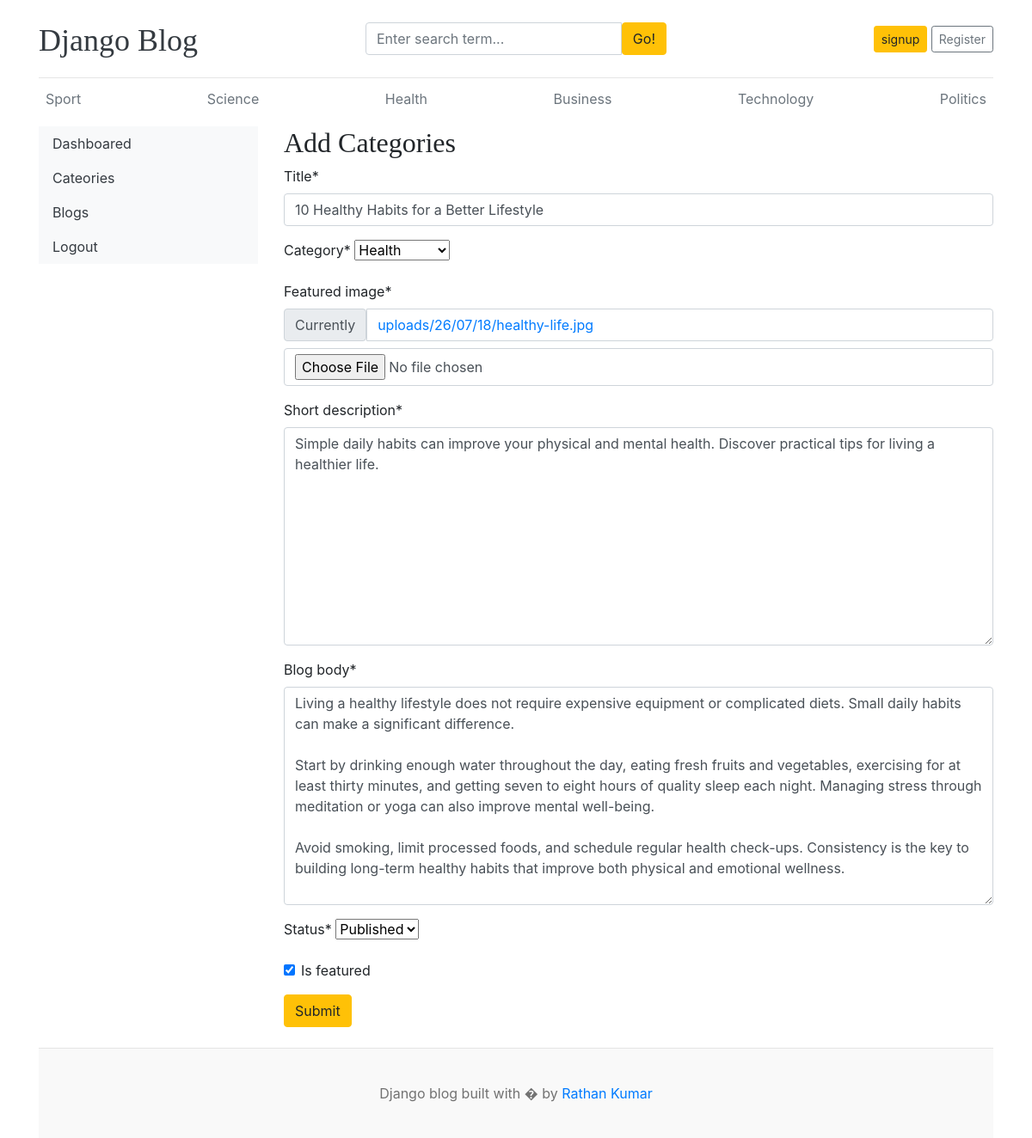
Screenshot of /dashboard/edit_posts/3/ with the database file from the repository.
### blogs/models.py (models this page shows, shortened)
class Category(models.Model):
    category_name = models.CharField(unique=True)
    created_by = models.DateTimeField(auto_now_add=True)
    update_by = models.DateTimeField(auto_now=True)
    def __str__(self):
        return self.category_name

class Blog(models.Model) :
    title = models.CharField(max_length=100)
    slug = models.SlugField(max_length=150, unique=True, blank=True)
    category=models.ForeignKey(Category, on_delete=models.CASCADE)
    author= models.ForeignKey(User, on_delete=models.CASCADE)
    featured_image=models.ImageField(upload_to="uploads/%y/%m/%d")
    short_description= models.TextField(max_length=500)
    blog_body=models.TextField(max_length=2000)
    status=models.IntegerField(choices=STATUS_CHOICES, default=0)
    is_featured=models.BooleanField(default=False)
    created_by = models.DateTimeField(auto_now_add=True)
    update_by = models.DateTimeField(auto_now=True)

### Dashboard/views.py (the view, shortened to what this page needs)
# urls.py: path('edit_posts/<int:pk>/', views.edit_posts, name='edit_posts'),
def edit_posts(request, pk):
    post = get_object_or_404(Blog, pk=pk)
    form = BlogPostForms(instance=post)
    context = {
        'form': form,
        'post':post
    }
    return render(request,'dashboard/edit_posts.html', context )

### Dashboard/forms.py
class BlogPostForms(forms.ModelForm):
    class Meta :
        model = Blog
        fields = ('title','category','featured_image','short_description','blog_body','status','is_featured' )

### blogs/context_processors.py (called while the page is built)
def get_categories(request):
    categories = Category.objects.all()
    return dict(categories=categories)

def get_social_links(request):
    social_links = SocialLink.objects.all()
    return dict(social_links=social_links)

### templates/dashboard/edit_posts.html (shortened to what this page needs)
{% extends 'base.html' %}
{% block content %}
{% load crispy_forms_tags %}
 <div class="nav-scroller py-1 mb-2">
        <nav class="nav d-flex justify-content-between">
          {% for i in categories %}
          <a class="p-2 text-muted" href="/category/{{ i.id }}/">{{i.category_name}}</a>
          {% endfor %}
        </nav>
      </div>
<div class="row">
    {% include "dashboard/slider.html" %}
    <div class="col-md-9">
        <h2>Add Categories</h2>
        <form action="{% url "edit_posts" post.id %}" method="POST" enctype="multipart/form-data" >
            {{ form | crispy }}
            <button type="submit" class="btn btn-warning">Submit</button>
        </form>
        <br>
    </div>
</div>
{% endblock %}

### blog_main/static/css/blog.css (style rules this page uses)
h1, h2, h3, h4, h5, h6 { font-family: "Playfair Display", Georgia, "Times New Roman", serif; }

### rows the page displays
Category: category_name "Sport"
Category: category_name "Science"
Category: category_name "Health"
Category: category_name "Business"
Category: category_name "Technology"
Category: category_name "Politics"
Blog: title "10 Healthy Habits for a Better Lifestyle", category "Health", short_description "Simple daily habits can improve your physical and mental health. Discover practical tips for living a healthier life.", blog_body "Living a healthy lifestyle does not require expensive equipment or complicated diets. Small daily habits can make a significant difference. Start by drinking enough water throughout the day, eating fresh fruits and vegetables, exercising for at least thirty minutes, and getting seven to eight hours of quality sleep each night. Managing stress through meditation or yoga can also improve mental well-being. Avoid smoking, limit processed foods, and schedule regular health check-ups. Consistency is the key to building long-term healthy habits that improve both physical and emotional wellness.", status "Published", is_featured "☑"
